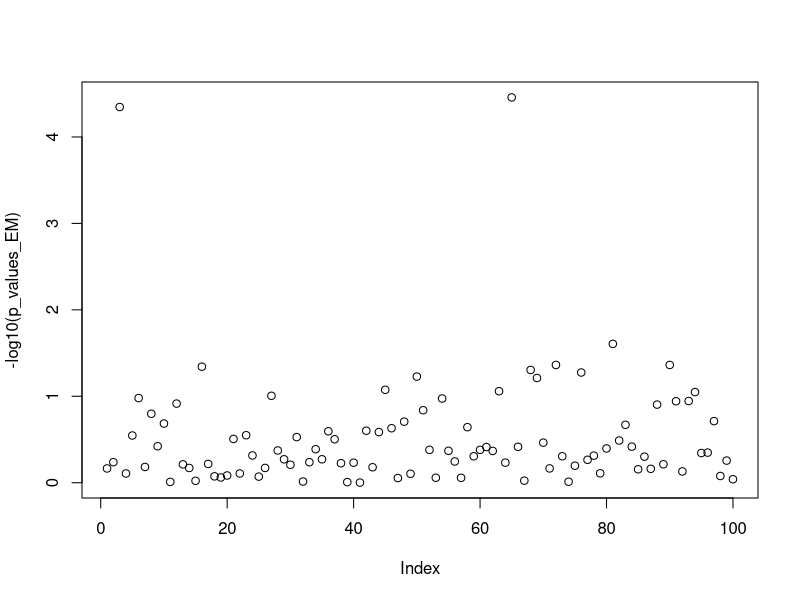

This figure's R source:
## ---- chunk 1
library(MASS) # load MASS package to use the ginv() function
X = as.matrix(read.table("EM_X.txt"))
Y = as.matrix(read.table("EM_Y.txt"))
A = as.matrix(read.table("EM_A.txt"))
EM_algorithm = function(Y, X_j, A, max.iter = 100) {
  # Calculate the inverse of A once since it is used repeatedly in the algorithm
  solve_A = ginv(A)
  n = length(Y)
  I = diag(1, n)
  log_L = c()
  # set starting values
  sigma_sq_a = 70
  sigma_sq_e = 10
  beta = as.vector(rep(0, ncol(X_j)))
  
  C = A * sigma_sq_a + I * sigma_sq_e
  log_L[1] = -1/2 * determinant(C)$modulus - 1/2 * t(Y - X_j %*% beta) %*%
    ginv(C) %*% (Y - X_j %*% beta)
  iter = 2

  while (iter < max.iter) {
    # calculate S, alpha and V using the previous beta, sigma_a, sigma_e values
    S = ginv(I + solve_A * sigma_sq_e/sigma_sq_a) 
    alpha = S %*% (Y - X_j %*% beta)
    V = S * sigma_sq_e
    # update beta, sigma_a, sigma_e
    beta = ginv(t(X_j) %*% X_j) %*% t(X_j) %*% (Y - alpha)
    sigma_sq_a = as.numeric(1/n * (t(alpha) %*% solve_A %*% alpha + sum(diag(solve_A %*% V))))
    sigma_sq_e = as.numeric(1/n * (t(Y - X_j %*% beta - alpha) %*% (Y - X_j %*% beta - alpha) + sum(diag(V))))
    C = A * sigma_sq_a + I * sigma_sq_e
    log_L[iter] = -1/2 * determinant(C)$modulus - 1/2 * t(Y - X_j %*% beta) %*% ginv(C) %*% (Y - X_j %*% beta)
    if (log_L[iter] - log_L[iter - 1] < 1e-05) { break }
    iter = iter + 1
  }
  return(list(beta = beta, sigma_sq_a = sigma_sq_a, sigma_sq_e = sigma_sq_e, log_L = log_L[iter - 1]))
}
## ---- chunk 2
n_indivs = length(Y)

# Null model
One = as.matrix(rep(1, n_indivs))
log_L_null = EM_algorithm(Y, One, A)$log_L
p_values_EM = c()

# Full model
for (j in 1:ncol(X)) {
X_j = cbind(1, X[, j])
    fit = EM_algorithm(Y, X_j, A)
    p_values_EM[j] = pchisq(-2 * (log_L_null - fit$log_L), 1, lower.tail = FALSE)
cat(".") }

plot(-log10(p_values_EM))
